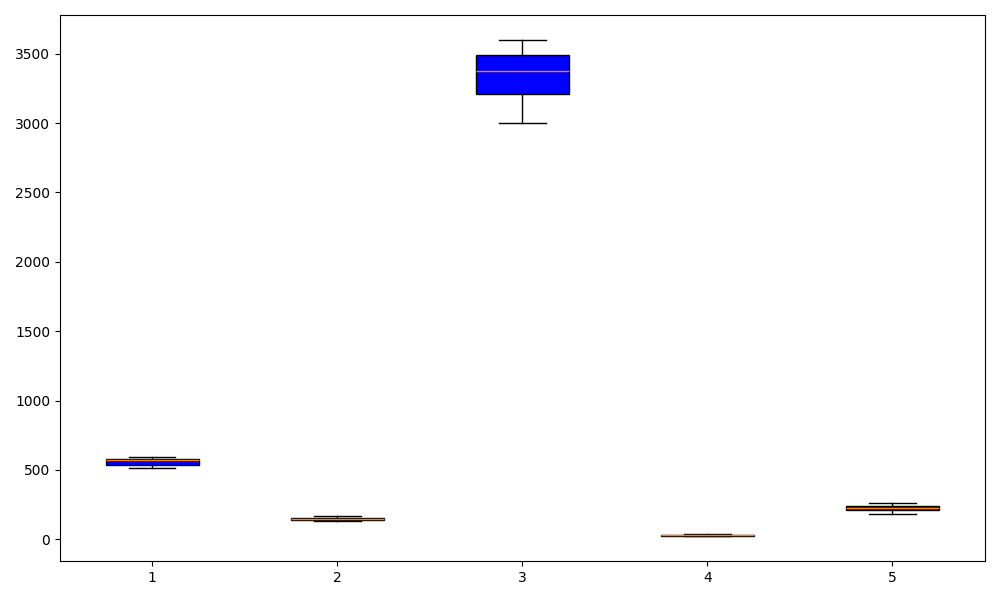

Write Python code to recreate this figure.
import matplotlib.pyplot as plt

elf_ages = [510, 530, 535, 545, 565, 575, 585, 590, 580, 570]
dwarf_ages = [140, 140, 130, 155, 150, 165, 155, 145, 140, 145]
dragon_ages = [3100, 3250, 3400, 3350, 3500, 3450, 3550, 3600, 3000, 3200]
human_ages = [25, 27, 22, 35, 30, 38, 28, 32, 24, 20]
wizard_ages = [210, 220, 230, 200, 240, 250, 230, 260, 220, 180]

age_data = [elf_ages, dwarf_ages, dragon_ages, human_ages, wizard_ages]

fig, ax = plt.subplots(figsize=(10, 6))
ax.boxplot(age_data, vert=True, patch_artist=True, boxprops=dict(facecolor='blue'))

plt.tight_layout()
plt.show()
